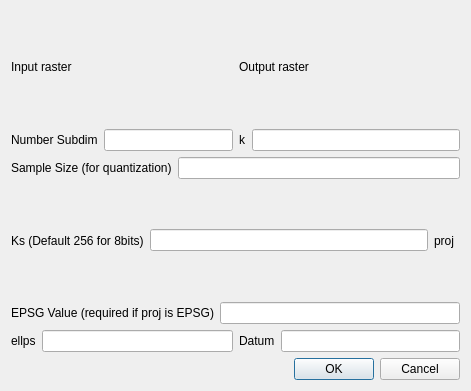
<?xml version="1.0" encoding="UTF-8"?>
<ui version="4.0">
 <class>PqkMeansDialogBase</class>
 <widget class="QDialog" name="PqkMeansDialogBase">
  <property name="geometry">
   <rect>
    <x>0</x>
    <y>0</y>
    <width>471</width>
    <height>391</height>
   </rect>
  </property>
  <property name="windowTitle">
   <string>pqkmeans</string>
  </property>
  <layout class="QGridLayout" name="gridLayout">
   <item row="0" column="0">
    <layout class="QVBoxLayout" name="verticalLayout">
     <item>
      <layout class="QHBoxLayout" name="horizontalLayout_14">
       <item>
        <layout class="QHBoxLayout" name="horizontalLayout_12">
         <item>
          <widget class="QLabel" name="label">
           <property name="text">
            <string>Input raster</string>
           </property>
          </widget>
         </item>
         <item>
          <widget class="QgsExternalResourceWidget" name="InputRaster">
           <property name="enabled">
            <bool>true</bool>
           </property>
           <property name="toolTip">
            <string/>
           </property>
           <property name="statusTip">
            <string/>
           </property>
           <property name="accessibleName">
            <string/>
           </property>
           <property name="autoFillBackground">
            <bool>true</bool>
           </property>
           <property name="defaultRoot">
            <string/>
           </property>
          </widget>
         </item>
        </layout>
       </item>
       <item>
        <layout class="QHBoxLayout" name="horizontalLayout_11">
         <item>
          <widget class="QLabel" name="label_2">
           <property name="text">
            <string>Output raster</string>
           </property>
          </widget>
         </item>
         <item>
          <widget class="QgsExternalResourceWidget" name="OutputRaster"/>
         </item>
        </layout>
       </item>
      </layout>
     </item>
     <item>
      <layout class="QHBoxLayout" name="horizontalLayout_10">
       <item>
        <layout class="QHBoxLayout" name="horizontalLayout_8">
         <item>
          <widget class="QLabel" name="label_3">
           <property name="text">
            <string>Number Subdim</string>
           </property>
          </widget>
         </item>
         <item>
          <widget class="QgsFilterLineEdit" name="numSubdim">
           <property name="qgisRelation" stdset="0">
            <string notr="true"/>
           </property>
          </widget>
         </item>
        </layout>
       </item>
       <item>
        <layout class="QHBoxLayout" name="horizontalLayout_9">
         <item>
          <widget class="QLabel" name="label_4">
           <property name="text">
            <string>k</string>
           </property>
          </widget>
         </item>
         <item>
          <widget class="QgsFilterLineEdit" name="KParam">
           <property name="qgisRelation" stdset="0">
            <string notr="true"/>
           </property>
          </widget>
         </item>
        </layout>
       </item>
      </layout>
     </item>
     <item>
      <layout class="QHBoxLayout" name="horizontalLayout_7">
       <item>
        <widget class="QLabel" name="label_6">
         <property name="text">
          <string>Sample Size (for quantization)</string>
         </property>
        </widget>
       </item>
       <item>
        <widget class="QgsFilterLineEdit" name="SampleSize">
         <property name="qgisRelation" stdset="0">
          <string notr="true"/>
         </property>
        </widget>
       </item>
      </layout>
     </item>
     <item>
      <layout class="QHBoxLayout" name="horizontalLayout_6">
       <item>
        <layout class="QHBoxLayout" name="horizontalLayout_4">
         <item>
          <widget class="QLabel" name="label_5">
           <property name="text">
            <string>Ks (Default 256 for 8bits)</string>
           </property>
           <property name="scaledContents">
            <bool>false</bool>
           </property>
          </widget>
         </item>
         <item>
          <widget class="QgsFilterLineEdit" name="KsParam">
           <property name="qgisRelation" stdset="0">
            <string notr="true"/>
           </property>
          </widget>
         </item>
        </layout>
       </item>
       <item>
        <layout class="QHBoxLayout" name="horizontalLayout_5">
         <item>
          <widget class="QLabel" name="label_7">
           <property name="text">
            <string>proj</string>
           </property>
          </widget>
         </item>
         <item>
          <widget class="QgsFeaturePickerWidget" name="proj"/>
         </item>
        </layout>
       </item>
      </layout>
     </item>
     <item>
      <layout class="QHBoxLayout" name="horizontalLayout_3">
       <item>
        <widget class="QLabel" name="label_8">
         <property name="text">
          <string>EPSG Value (required if proj is EPSG)</string>
         </property>
        </widget>
       </item>
       <item>
        <widget class="QgsFilterLineEdit" name="EPSGValue">
         <property name="qgisRelation" stdset="0">
          <string notr="true"/>
         </property>
        </widget>
       </item>
      </layout>
     </item>
     <item>
      <layout class="QHBoxLayout" name="horizontalLayout_13">
       <item>
        <layout class="QHBoxLayout" name="horizontalLayout_2">
         <item>
          <widget class="QLabel" name="label_9">
           <property name="text">
            <string>ellps</string>
           </property>
          </widget>
         </item>
         <item>
          <widget class="QgsFilterLineEdit" name="ellipsoid">
           <property name="qgisRelation" stdset="0">
            <string notr="true"/>
           </property>
          </widget>
         </item>
        </layout>
       </item>
       <item>
        <layout class="QHBoxLayout" name="horizontalLayout">
         <item>
          <widget class="QLabel" name="label_10">
           <property name="text">
            <string>Datum</string>
           </property>
          </widget>
         </item>
         <item>
          <widget class="QgsFilterLineEdit" name="Datum">
           <property name="qgisRelation" stdset="0">
            <string notr="true"/>
           </property>
          </widget>
         </item>
        </layout>
       </item>
      </layout>
     </item>
     <item>
      <widget class="QDialogButtonBox" name="button_box">
       <property name="orientation">
        <enum>Qt::Horizontal</enum>
       </property>
       <property name="standardButtons">
        <set>QDialogButtonBox::Cancel|QDialogButtonBox::Ok</set>
       </property>
      </widget>
     </item>
    </layout>
   </item>
  </layout>
 </widget>
 <customwidgets>
  <customwidget>
   <class>QgsExternalResourceWidget</class>
   <extends>QWidget</extends>
   <header>qgsexternalresourcewidget.h</header>
  </customwidget>
  <customwidget>
   <class>QgsFeaturePickerWidget</class>
   <extends>QWidget</extends>
   <header>qgsfeaturepickerwidget.h</header>
  </customwidget>
  <customwidget>
   <class>QgsFilterLineEdit</class>
   <extends>QLineEdit</extends>
   <header>qgsfilterlineedit.h</header>
  </customwidget>
 </customwidgets>
 <resources/>
 <connections>
  <connection>
   <sender>button_box</sender>
   <signal>accepted()</signal>
   <receiver>PqkMeansDialogBase</receiver>
   <slot>accept()</slot>
   <hints>
    <hint type="sourcelabel">
     <x>20</x>
     <y>20</y>
    </hint>
    <hint type="destinationlabel">
     <x>20</x>
     <y>20</y>
    </hint>
   </hints>
  </connection>
  <connection>
   <sender>button_box</sender>
   <signal>rejected()</signal>
   <receiver>PqkMeansDialogBase</receiver>
   <slot>reject()</slot>
   <hints>
    <hint type="sourcelabel">
     <x>20</x>
     <y>20</y>
    </hint>
    <hint type="destinationlabel">
     <x>20</x>
     <y>20</y>
    </hint>
   </hints>
  </connection>
 </connections>
</ui>
